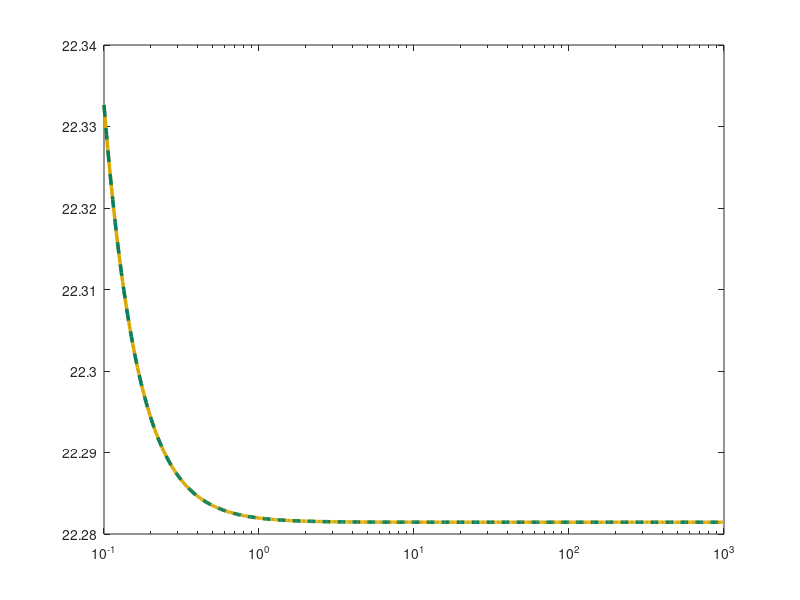

This figure's MATLAB source: (Note: this script raises an error after producing the figure.)
kp = 16853/1296; ki = 1/(16853*419*10^-6);
num = [kp ki]; den = [1 0]; sys = tf(num, den);
w = logspace(-1, 3, 500);

A_theory = sqrt( kp^2 + (ki./w).^2 );
A_dB = 20*log10(A_theory);

[mag, phase] = bode(sys, w);
mag = squeeze(mag);
mag_dB = 20*log10(mag);

figure('Position', [100 100 900 400], 'Color','white');
semilogx(w, A_dB,  'Color', [0.85, 0.65, 0], 'LineStyle', '-', 'LineWidth', 2.5);
hold on;
semilogx(w, mag_dB, 'Color', [0, 0.5, 0.4], 'LineStyle', '--', 'LineWidth', 2.5);

ax = gca; ax.LineWidth = 1.5; ax.FontSize = 13;
ax.XColor = [0.3 0.3 0.3]; ax.YColor = [0.3 0.3 0.3];
ax.GridColor = [0.9 0.9 0.9]; ax.GridAlpha = 0.4;
ax.MinorGridColor = [0.95 0.95 0.95]; ax.MinorGridAlpha = 0.2;
grid on; grid minor; box on; xlim([0, 10]);

xlabel('\omega'); ylabel('L(\omega)');
legend('L_{theor}', 'L_{sys}', 'Location','northeast','FontSize',15);
set(findall(gcf, '-property', 'FontName'), 'FontName', 'DejaVu Math TeX Gyre');
exportgraphics(gcf, '../../../images/task5/freq/lach5.png', 'Resolution', 500);
